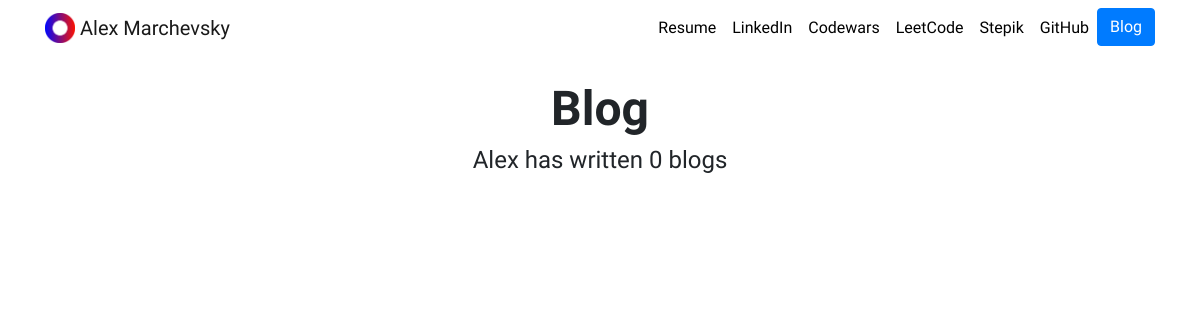
Page /blog/ on the earlier database version.
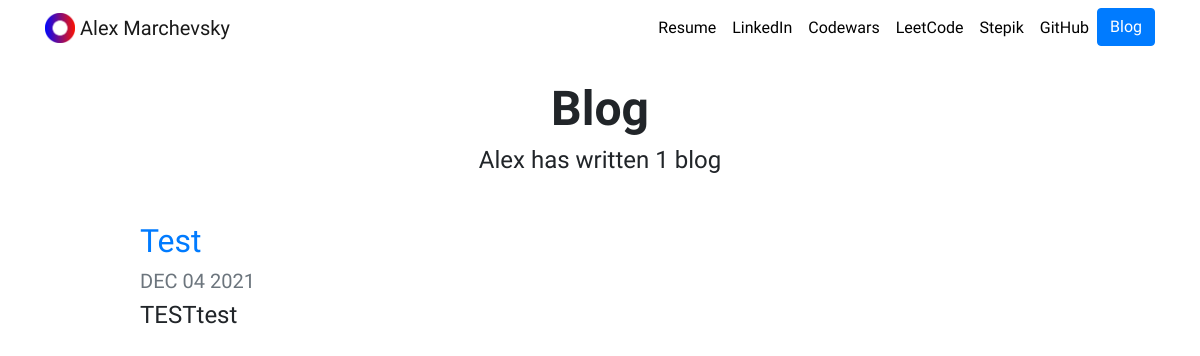
Same page on the later database version.
### blog/models.py (models this page shows, shortened)
class Blog(models.Model):
    title = models.CharField(max_length=200)
    description = models.TextField(max_length=10250)
    date = models.DateField()

### blog/views.py (the view)
# urls.py: path('',views.all_blogs, name='all_blogs'),
def all_blogs(request):
    blogs = Blog.objects.order_by('-date')
    return render(request, 'blog/all_blogs.html',  {'blogs' : blogs})

### blog/templates/blog/all_blogs.html
{% extends "portfolio/base.html" %}
{% load static %}
{% block content %}
<br>
<h3 id="blogtitle" class="font-weight-bold text-center">Blog</h3>
<h4 class="text-center mb-5">Alex has written {{ blogs.count }} blog{{ blogs.count|pluralize }}</h4>
{% for blog in blogs %}
<div class="row justify-content-center my-3">
  <div class="col-md-10">
    <a href="{% url 'blog:detail' blog.id %}">
      <h2>{{ blog.title }}</h2>
    </a>
    <h5 class="text-muted">{{ blog.date|date:'M d Y'|upper }}</h5>
    <h4>{{ blog.description|striptags|truncatechars:100 }}</h4>
  </div>
</div>
{% endfor %}
{% endblock %}

Differences in the rows shown:
added Blog: title "Test", date "DEC 04 2021", description "TESTtest"
Other differences:
{{ blogs.count }}: "0" → "1"
